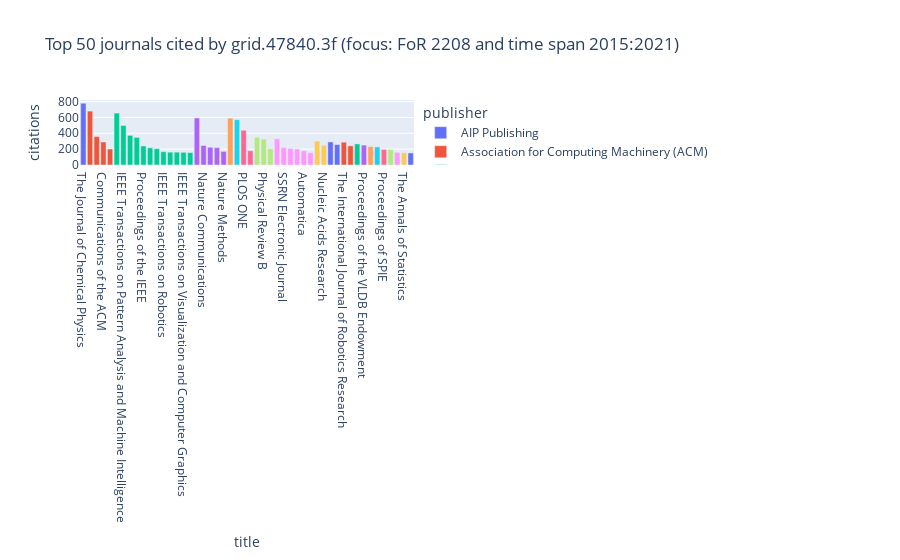

Source (notebook cell):
### Markdown cell above
### 4.3 Top 50 journals chart, by publisher

### Code cell
px.bar(journals[:50], 
       x="title", y="citations", color="publisher",
       height=900,
       title=f"Top 50 journals cited by {GRIDID} (focus: FoR {FOR_CODE} and time span {YEAR_START}:{YEAR_END})")

### Figure 1 — Plotly figure (JSON) as saved in the notebook; plotly's stock layout.template omitted (floating-point values rounded to 4 significant figures)
{"data": [{"alignmentgroup": "True", "hovertemplate": "publisher=AIP Publishing<br>title=%{x}<br>citations=%{y}<extra></extra>", "legendgroup": "AIP Publishing", "marker": {"color": "#636efa", "pattern": {"shape": ""}}, "name": "AIP Publishing", "offsetgroup": "AIP Publishing", "orientation": "v", "showlegend": true, "textposition": "auto", "type": "bar", "x": ["The Journal of Chemical Physics"], "xaxis": "x", "y": [779], "yaxis": "y"}, {"alignmentgroup": "True", "hovertemplate": "publisher=Association for Computing Machinery (ACM)<br>title=%{x}<br>citations=%{y}<extra></extra>", "legendgroup": "Association for Computing Machinery (ACM)", "marker": {"color": "#EF553B", "pattern": {"shape": ""}}, "name": "Association for Computing Machinery (ACM)", "offsetgroup": "Association for Computing Machinery (ACM)", "orientation": "v", "showlegend": true, "textposition": "auto", "type": "bar", "x": ["ACM Transactions on Graphics", "ACM SIGPLAN Notices", "Communications of the ACM", "Journal of the ACM"], "xaxis": "x", "y": [680, 359, 290, 202], "yaxis": "y"}, {"alignmentgroup": "True", "hovertemplate": "publisher=Institute of Electrical and Electronics Engineers (IEEE)<br>title=%{x}<br>citations=%{y}<extra></extra>", "legendgroup": "Institute of Electrical and Electronics Engineers (IEEE)", "marker": {"color": "#00cc96", "pattern": {"shape": ""}}, "name": "Institute of Electrical and Electronics Engineers (IEEE)", "offsetgroup": "Institute of Electrical and Electronics Engineers (IEEE)", "orientation": "v", "showlegend": true, "textposition": "auto", "type": "bar", "x": ["IEEE Transactions on Information Theory", "IEEE Transactions on Pattern Analysis and Machine Intelligence", "IEEE Transactions on Intelligent Transportation Systems", "IEEE Transactions on Automatic Control", "Proceedings of the IEEE", "IEEE Transactions on Image Processing", "2015 IEEE Conference on Computer Vision and Pattern Recognition (CVPR)", "IEEE Transactions on Robotics", "IEEE Transactions on Power Systems", "IEEE Access", "IEEE Transactions on Visualization and Computer Graphics", "IEEE Transactions on Signal Processing"], "xaxis": "x", "y": [655, 499, 374, 348, 240, 217, 206, 168, 162, 162, 160, 156], "yaxis": "y"}, {"alignmentgroup": "True", "hovertemplate": "publisher=Springer Nature<br>title=%{x}<br>citations=%{y}<extra></extra>", "legendgroup": "Springer Nature", "marker": {"color": "#ab63fa", "pattern": {"shape": ""}}, "name": "Springer Nature", "offsetgroup": "Springer Nature", "orientation": "v", "showlegend": true, "textposition": "auto", "type": "bar", "x": ["Nature", "Nature Communications", "International Journal of Computer Vision", "Scientific Reports", "Nature Methods"], "xaxis": "x", "y": [594, 246, 224, 219, 172], "yaxis": "y"}, {"alignmentgroup": "True", "hovertemplate": "publisher=Proceedings of the National Academy of Sciences<br>title=%{x}<br>citations=%{y}<extra></extra>", "legendgroup": "Proceedings of the National Academy of Sciences", "marker": {"color": "#FFA15A", "pattern": {"shape": ""}}, "name": "Proceedings of the National Academy of Sciences", "offsetgroup": "Proceedings of the National Academy of Sciences", "orientation": "v", "showlegend": true, "textposition": "auto", "type": "bar", "x": ["Proceedings of the National Academy of Sciences of the United States of America"], "xaxis": "x", "y": [592], "yaxis": "y"}, {"alignmentgroup": "True", "hovertemplate": "publisher=American Association for the Advancement of Science (AAAS)<br>title=%{x}<br>citations=%{y}<extra></extra>", "legendgroup": "American Association for the Advancement of Science (AAAS)", "marker": {"color": "#19d3f3", "pattern": {"shape": ""}}, "name": "American Association for the Advancement of Science (AAAS)", "offsetgroup": "American Association for the Advancement of Science (AAAS)", "orientation": "v", "showlegend": true, "textposition": "auto", "type": "bar", "x": ["Science"], "xaxis": "x", "y": [572], "yaxis": "y"}, {"alignmentgroup": "True", "hovertemplate": "publisher=Public Library of Science (PLoS)<br>title=%{x}<br>citations=%{y}<extra></extra>", "legendgroup": "Public Library of Science (PLoS)", "marker": {"color": "#FF6692", "pattern": {"shape": ""}}, "name": "Public Library of Science (PLoS)", "offsetgroup": "Public Library of Science (PLoS)", "orientation": "v", "showlegend": true, "textposition": "auto", "type": "bar", "x": ["PLOS ONE", "PLOS Computational Biology"], "xaxis": "x", "y": [438, 180], "yaxis": "y"}, {"alignmentgroup": "True", "hovertemplate": "publisher=American Physical Society (APS)<br>title=%{x}<br>citations=%{y}<extra></extra>", "legendgroup": "American Physical Society (APS)", "marker": {"color": "#B6E880", "pattern": {"shape": ""}}, "name": "American Physical Society (APS)", "offsetgroup": "American Physical Society (APS)", "orientation": "v", "showlegend": true, "textposition": "auto", "type": "bar", "x": ["Physical Review Letters", "Physical Review B", "Physical Review A"], "xaxis": "x", "y": [350, 327, 204], "yaxis": "y"}, {"alignmentgroup": "True", "hovertemplate": "publisher=Elsevier<br>title=%{x}<br>citations=%{y}<extra></extra>", "legendgroup": "Elsevier", "marker": {"color": "#FF97FF", "pattern": {"shape": ""}}, "name": "Elsevier", "offsetgroup": "Elsevier", "orientation": "v", "showlegend": true, "textposition": "auto", "type": "bar", "x": ["Transportation Research Part C Emerging Technologies", "SSRN Electronic Journal", "Transportation Research Part B Methodological", "NeuroImage", "Automatica", "IFAC-PapersOnLine"], "xaxis": "x", "y": [331, 219, 209, 202, 180, 155], "yaxis": "y"}, {"alignmentgroup": "True", "hovertemplate": "publisher=Oxford University Press (OUP)<br>title=%{x}<br>citations=%{y}<extra></extra>", "legendgroup": "Oxford University Press (OUP)", "marker": {"color": "#FECB52", "pattern": {"shape": ""}}, "name": "Oxford University Press (OUP)", "offsetgroup": "Oxford University Press (OUP)", "orientation": "v", "showlegend": true, "textposition": "auto", "type": "bar", "x": ["Bioinformatics", "Nucleic Acids Research"], "xaxis": "x", "y": [302, 250], "yaxis": "y"}, {"alignmentgroup": "True", "hovertemplate": "publisher=Institute for Operations Research and the Management Sciences (INFORMS)<br>title=%{x}<br>citations=%{y}<extra></extra>", "legendgroup": "Institute for Operations Research and the Management Sciences (INFORMS)", "marker": {"color": "#636efa", "pattern": {"shape": ""}}, "name": "Institute for Operations Research and the Management Sciences (INFORMS)", "offsetgroup": "Institute for Operations Research and the Management Sciences (INFORMS)", "orientation": "v", "showlegend": true, "textposition": "auto", "type": "bar", "x": ["Management Science", "Operations Research"], "xaxis": "x", "y": [291, 258], "yaxis": "y"}, {"alignmentgroup": "True", "hovertemplate": "publisher=SAGE Publications<br>title=%{x}<br>citations=%{y}<extra></extra>", "legendgroup": "SAGE Publications", "marker": {"color": "#EF553B", "pattern": {"shape": ""}}, "name": "SAGE Publications", "offsetgroup": "SAGE Publications", "orientation": "v", "showlegend": true, "textposition": "auto", "type": "bar", "x": ["The International Journal of Robotics Research", "Transportation Research Record Journal of the Transportation Research Board"], "xaxis": "x", "y": [288, 242], "yaxis": "y"}, {"alignmentgroup": "True", "hovertemplate": "publisher=American Chemical Society (ACS)<br>title=%{x}<br>citations=%{y}<extra></extra>", "legendgroup": "American Chemical Society (ACS)", "marker": {"color": "#00cc96", "pattern": {"shape": ""}}, "name": "American Chemical Society (ACS)", "offsetgroup": "American Chemical Society (ACS)", "orientation": "v", "showlegend": true, "textposition": "auto", "type": "bar", "x": ["Journal of Chemical Theory and Computation"], "xaxis": "x", "y": [266], "yaxis": "y"}, {"alignmentgroup": "True", "hovertemplate": "publisher=VLDB Endowment<br>title=%{x}<br>citations=%{y}<extra></extra>", "legendgroup": "VLDB Endowment", "marker": {"color": "#ab63fa", "pattern": {"shape": ""}}, "name": "VLDB Endowment", "offsetgroup": "VLDB Endowment", "orientation": "v", "showlegend": true, "textposition": "auto", "type": "bar", "x": ["Proceedings of the VLDB Endowment"], "xaxis": "x", "y": [251], "yaxis": "y"}, {"alignmentgroup": "True", "hovertemplate": "publisher=Cold Spring Harbor Laboratory<br>title=%{x}<br>citations=%{y}<extra></extra>", "legendgroup": "Cold Spring Harbor Laboratory", "marker": {"color": "#FFA15A", "pattern": {"shape": ""}}, "name": "Cold Spring Harbor Laboratory", "offsetgroup": "Cold Spring Harbor Laboratory", "orientation": "v", "showlegend": true, "textposition": "auto", "type": "bar", "x": ["bioRxiv"], "xaxis": "x", "y": [233], "yaxis": "y"}, {"alignmentgroup": "True", "hovertemplate": "publisher=Society for Industrial & Applied Mathematics (SIAM)<br>title=%{x}<br>citations=%{y}<extra></extra>", "legendgroup": "Society for Industrial & Applied Mathematics (SIAM)", "marker": {"color": "#19d3f3", "pattern": {"shape": ""}}, "name": "Society for Industrial & Applied Mathematics (SIAM)", "offsetgroup": "Society for Industrial & Applied Mathematics (SIAM)", "orientation": "v", "showlegend": true, "textposition": "auto", "type": "bar", "x": ["SIAM Journal on Computing"], "xaxis": "x", "y": [228], "yaxis": "y"}, {"alignmentgroup": "True", "hovertemplate": "publisher=SPIE, the international society for optics and photonics<br>title=%{x}<br>citations=%{y}<extra></extra>", "legendgroup": "SPIE, the international society for optics and photonics", "marker": {"color": "#FF6692", "pattern": {"shape": ""}}, "name": "SPIE, the international society for optics and photonics", "offsetgroup": "SPIE, the international society for optics and photonics", "orientation": "v", "showlegend": true, "textposition": "auto", "type": "bar", "x": ["Proceedings of SPIE"], "xaxis": "x", "y": [196], "yaxis": "y"}, {"alignmentgroup": "True", "hovertemplate": "publisher=Society for Neuroscience<br>title=%{x}<br>citations=%{y}<extra></extra>", "legendgroup": "Society for Neuroscience", "marker": {"color": "#B6E880", "pattern": {"shape": ""}}, "name": "Society for Neuroscience", "offsetgroup": "Society for Neuroscience", "orientation": "v", "showlegend": true, "textposition": "auto", "type": "bar", "x": ["Journal of Neuroscience"], "xaxis": "x", "y": [195], "yaxis": "y"}, {"alignmentgroup": "True", "hovertemplate": "publisher=Taylor & Francis<br>title=%{x}<br>citations=%{y}<extra></extra>", "legendgroup": "Taylor & Francis", "marker": {"color": "#FF97FF", "pattern": {"shape": ""}}, "name": "Taylor & Francis", "offsetgroup": "Taylor & Francis", "orientation": "v", "showlegend": true, "textposition": "auto", "type": "bar", "x": ["Journal of the American Statistical Association"], "xaxis": "x", "y": [159], "yaxis": "y"}, {"alignmentgroup": "True", "hovertemplate": "publisher=Institute of Mathematical Statistics<br>title=%{x}<br>citations=%{y}<extra></extra>", "legendgroup": "Institute of Mathematical Statistics", "marker": {"color": "#FECB52", "pattern": {"shape": ""}}, "name": "Institute of Mathematical Statistics", "offsetgroup": "Institute of Mathematical Statistics", "orientation": "v", "showlegend": true, "textposition": "auto", "type": "bar", "x": ["The Annals of Statistics"], "xaxis": "x", "y": [154], "yaxis": "y"}, {"alignmentgroup": "True", "hovertemplate": "publisher=Association for the Advancement of Artificial Intelligence (AAAI)<br>title=%{x}<br>citations=%{y}<extra></extra>", "legendgroup": "Association for the Advancement of Artificial Intelligence (AAAI)", "marker": {"color": "#636efa", "pattern": {"shape": ""}}, "name": "Association for the Advancement of Artificial Intelligence (AAAI)", "offsetgroup": "Association for the Advancement of Artificial Intelligence (AAAI)", "orientation": "v", "showlegend": true, "textposition": "auto", "type": "bar", "x": ["Proceedings of the AAAI Conference on Artificial Intelligence"], "xaxis": "x", "y": [152], "yaxis": "y"}], "layout": {"autosize": true, "barmode": "relative", "legend": {"title": {"text": "publisher"}, "tracegroupgap": 0}, "title": {"text": "Top 50 journals cited by grid.47840.3f (focus: FoR 2208 and time span 2015:2021)"}, "xaxis": {"anchor": "y", "autorange": true, "domain": [0, 1], "range": [-0.5, 49.5], "title": {"text": "title"}, "type": "category"}, "yaxis": {"anchor": "x", "autorange": true, "domain": [0, 1], "range": [0, 820], "title": {"text": "citations"}, "type": "linear"}}}
